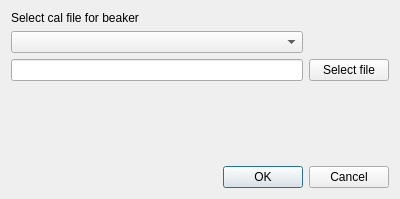
<?xml version="1.0" encoding="UTF-8"?>
<ui version="4.0">
 <class>createdetectorbeaker</class>
 <widget class="QDialog" name="createdetectorbeaker">
  <property name="geometry">
   <rect>
    <x>0</x>
    <y>0</y>
    <width>400</width>
    <height>199</height>
   </rect>
  </property>
  <property name="windowTitle">
   <string>Dialog</string>
  </property>
  <layout class="QGridLayout" name="gridLayout">
   <item row="3" column="0">
    <spacer name="verticalSpacer">
     <property name="orientation">
      <enum>Qt::Vertical</enum>
     </property>
     <property name="sizeHint" stdset="0">
      <size>
       <width>20</width>
       <height>40</height>
      </size>
     </property>
    </spacer>
   </item>
   <item row="1" column="0">
    <widget class="QComboBox" name="cbBeaker"/>
   </item>
   <item row="2" column="0">
    <widget class="QLineEdit" name="txtFilename"/>
   </item>
   <item row="2" column="1">
    <widget class="QPushButton" name="btnFilename">
     <property name="text">
      <string>Select file</string>
     </property>
    </widget>
   </item>
   <item row="4" column="0" colspan="2">
    <widget class="QDialogButtonBox" name="buttonBox">
     <property name="orientation">
      <enum>Qt::Horizontal</enum>
     </property>
     <property name="standardButtons">
      <set>QDialogButtonBox::Cancel|QDialogButtonBox::Ok</set>
     </property>
    </widget>
   </item>
   <item row="0" column="0">
    <widget class="QLabel" name="label">
     <property name="text">
      <string>Select cal file for beaker</string>
     </property>
    </widget>
   </item>
  </layout>
 </widget>
 <resources/>
 <connections>
  <connection>
   <sender>buttonBox</sender>
   <signal>accepted()</signal>
   <receiver>createdetectorbeaker</receiver>
   <slot>accept()</slot>
   <hints>
    <hint type="sourcelabel">
     <x>248</x>
     <y>254</y>
    </hint>
    <hint type="destinationlabel">
     <x>157</x>
     <y>274</y>
    </hint>
   </hints>
  </connection>
  <connection>
   <sender>buttonBox</sender>
   <signal>rejected()</signal>
   <receiver>createdetectorbeaker</receiver>
   <slot>reject()</slot>
   <hints>
    <hint type="sourcelabel">
     <x>316</x>
     <y>260</y>
    </hint>
    <hint type="destinationlabel">
     <x>286</x>
     <y>274</y>
    </hint>
   </hints>
  </connection>
 </connections>
</ui>
